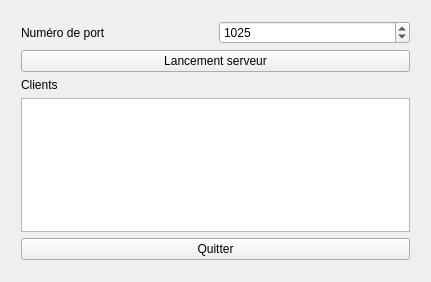
<?xml version="1.0" encoding="UTF-8"?>
<ui version="4.0">
 <class>ServeurWidget</class>
 <widget class="QWidget" name="ServeurWidget">
  <property name="geometry">
   <rect>
    <x>0</x>
    <y>0</y>
    <width>431</width>
    <height>282</height>
   </rect>
  </property>
  <property name="windowTitle">
   <string>ServeurWidget</string>
  </property>
  <widget class="QWidget" name="verticalLayoutWidget">
   <property name="geometry">
    <rect>
     <x>10</x>
     <y>10</y>
     <width>411</width>
     <height>261</height>
    </rect>
   </property>
   <layout class="QVBoxLayout" name="verticalLayout">
    <item>
     <layout class="QHBoxLayout" name="horizontalLayout_2">
      <item>
       <widget class="QLabel" name="labelNumeroDePort">
        <property name="text">
         <string>Numéro de port</string>
        </property>
       </widget>
      </item>
      <item>
       <widget class="QDoubleSpinBox" name="SpinBoxNumeroDePort">
        <property name="decimals">
         <number>0</number>
        </property>
        <property name="maximum">
         <double>5000.000000000000000</double>
        </property>
        <property name="value">
         <double>1025.000000000000000</double>
        </property>
       </widget>
      </item>
     </layout>
    </item>
    <item>
     <widget class="QPushButton" name="pushButtonLancerServeur">
      <property name="text">
       <string>Lancement serveur</string>
      </property>
     </widget>
    </item>
    <item>
     <layout class="QVBoxLayout" name="verticalLayout_2">
      <item>
       <widget class="QLabel" name="labelClients">
        <property name="text">
         <string>Clients</string>
        </property>
       </widget>
      </item>
      <item>
       <widget class="QTextEdit" name="textEditClients"/>
      </item>
      <item>
       <widget class="QPushButton" name="pushButtonQuitter">
        <property name="text">
         <string>Quitter</string>
        </property>
       </widget>
      </item>
     </layout>
    </item>
   </layout>
  </widget>
 </widget>
 <layoutdefault spacing="6" margin="11"/>
 <resources/>
 <connections>
  <connection>
   <sender>pushButtonQuitter</sender>
   <signal>clicked()</signal>
   <receiver>ServeurWidget</receiver>
   <slot>close()</slot>
   <hints>
    <hint type="sourcelabel">
     <x>102</x>
     <y>258</y>
    </hint>
    <hint type="destinationlabel">
     <x>149</x>
     <y>276</y>
    </hint>
   </hints>
  </connection>
 </connections>
</ui>
